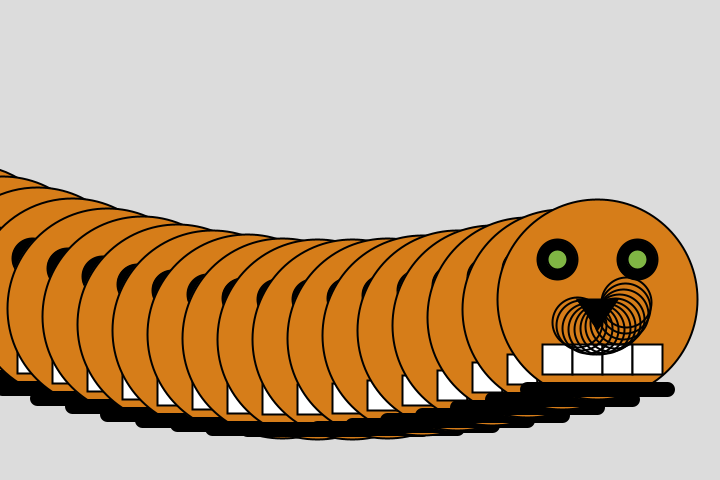
Frame 1 (no input)
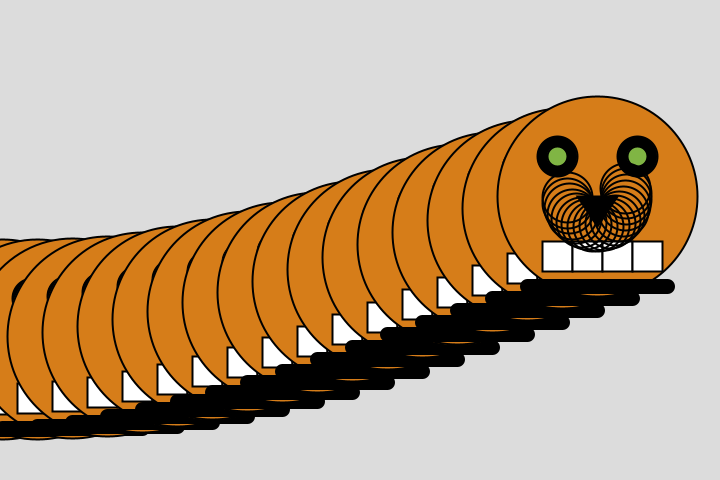
Frame 60 (the mouse pressed at the canvas centre just before this capture)
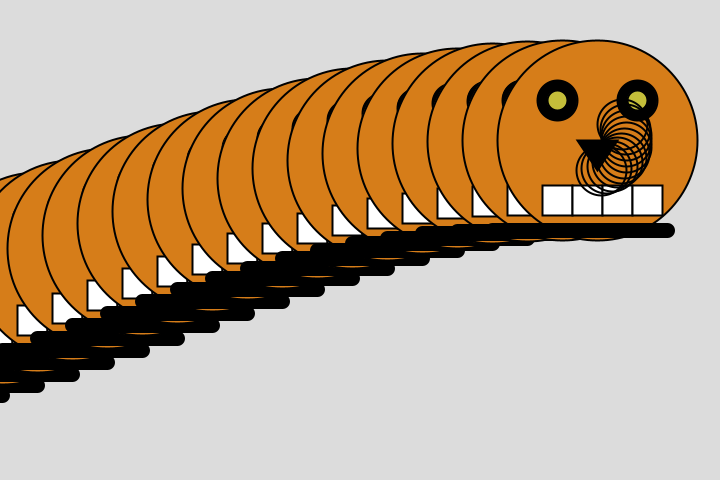
Frame 120 (the mouse held since frame 60 and released just before this capture)

The Processing sketch that drew these frames (run headless with seeded random() and noise(); from frame 60 on, the mouse is pressed at the canvas centre):

// Processing sketch: pat6
// ── pat6.pde
float angle = 0;
float angleSpeed = 0.05;

void setup() {
  size(720, 480);
}

void draw() {
  background(220);
  
  // Draw skull with curly hair
  int count=0;
  while (count<20)
  {
    Henk(count*35, sin((frameCount+count)*0.125)*100+height/2);
    count=count +1;
  }
  // Update angle for animationx
  angle += angleSpeed;
}

void drawTwirlyWhirlwinds() {
  // Set color and stroke properties for the whirlwinds
  stroke(259, 0, 0); // Red color
  strokeWeight(1);
  noFill();
  
  // Calculate center position of the whirlwinds
  float centerX = width/2;
  float centerY = height/2;
  
  // Set the radius and offset for the whirlwinds
  float radius = 100;
  float offset = 50;
  
}

void drawWhirlwind(float x, float y, float radius, float rotation) {
  pushMatrix();
  translate(x, y);
  rotate(rotation);
  
  // Draw the whirlwind as a spiral shape
  float startAngle = 0;
  float endAngle = PI * 2;
  float angleStep = 0.1;
  float spiralAngle = startAngle;
  
  while (spiralAngle < endAngle) {
    float posX = radius * cos(spiralAngle);
    float posY = radius * sin(spiralAngle);
    point(posX, posY);
    
    spiralAngle += angleStep;
    radius += 1.8;
  }
  
  popMatrix();
}

void Henk(float x, float y){
  
    // Move Henk 30 units to the left
  x -= 68;
  
  // Head
  fill(214, 125, 25);
  ellipse(x, y, 200, 200);
  
  // Eyes
  fill(0);
  ellipse(x - 40, y - 40, 40, 40);
  ellipse(x + 40, y - 40, 40, 40);
  
// Eye Sockets
int greenColor = color(77, 176, 75); // Green color
int yellowColor = color(248, 196, 52); // Yellow color

// Define the speed of color change
float colorChangeSpeed = 4.9; // Adjust this value to change the speed

// Calculate the intermediate color based on a fade percentage
float fadePercentage = (millis() * colorChangeSpeed) % 1.0;

int redComponent = (int)lerp(red(greenColor), red(yellowColor), fadePercentage);
int greenComponent = (int)lerp(green(greenColor), green(yellowColor), fadePercentage);
int blueComponent = (int)lerp(blue(greenColor), blue(yellowColor), fadePercentage);

int intermediateColor = color(redComponent, greenComponent, blueComponent);

fill(intermediateColor);
ellipse(x - 40, y - 40, 20, 20);
ellipse(x + 40, y - 40, 20, 20);

  // Nose
  fill(0);
  triangle(x - 20, y, x + 20, y, x, y + 30);
  
  // Teeth
  fill(255);
  rectMode(CENTER);
  rect(x - 40, y + 60, 30, 30);
  rect(x - 10, y + 60, 30, 30);
  rect(x + 20, y + 60, 30, 30);
  rect(x + 50, y + 60, 30, 30);
  
  // Jawline
  stroke(0);
  strokeWeight(15);
  line(x - 70, y + 90, x + 70, y + 90);

  // Set curly hair color
  stroke(0);
  strokeWeight(2);
  noFill();
  
  // Define the parameters for the curly hair
  float curlRadius = 50;
  float curlDistance = 30;
  float curlAngleOffset = 0.2;
  float curlRotationSpeed = 0.1;
  
  // Calculate the number of curls based on the head size
  int numCurls = int(random(10, 20));
  
  // Draw the curly hair
  for (int i = 0; i < numCurls; i++) {
    float angle = i * curlAngleOffset;
    float curlX = x + curlDistance * cos(angle + curlRotationSpeed * frameCount);
    float curlY = y + curlDistance * sin(angle + curlRotationSpeed * frameCount);
    ellipse(curlX, curlY, curlRadius, curlRadius);
  }
}
